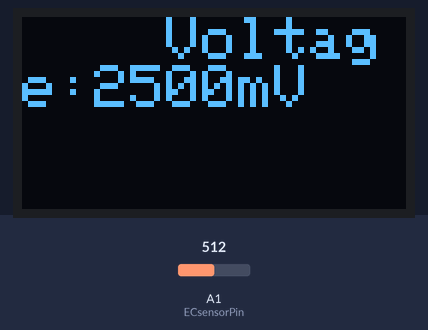
Recording of a sketch running on a simulated Arduino Uno, built with avr-gcc and run on an emulated ATmega328P. Parts: 128×64 one-colour display. Inputs (shaded band) come from the test bench; at power-on: A1 (ECsensorPin) = 512.

Above: at 1.8 s.
1.9 s: A1 (ECsensorPin) set to 716
At 3.0 s:
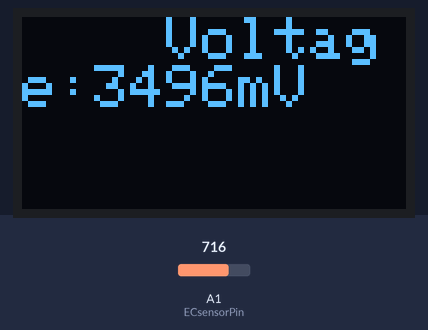
4.1 s: A1 (ECsensorPin) set to 900
At 5.8 s:
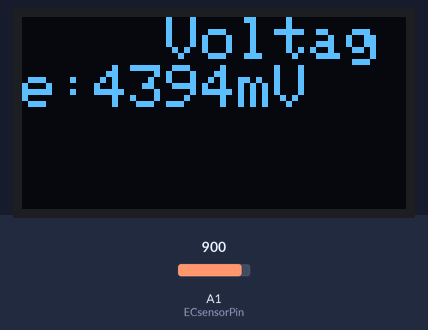
6.2 s: A1 (ECsensorPin) set to 1023
At 7.4 s:
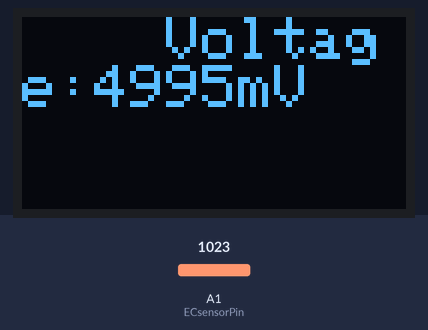
Timing chart, 0 to 9.2 s (numbered marks = the images above; inputs shaded):
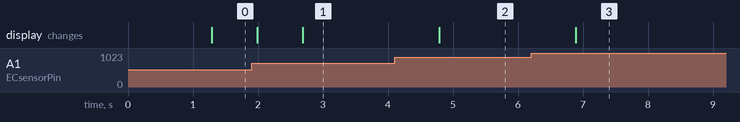

Measured:
- after the input at 1.9 s, the display: first changes after 0.09 s (image 1 shows a later state)
- after the input at 4.1 s, the display: changes after 0.69 s (image 2)
- after the input at 6.2 s, the display: changes after 0.69 s (image 3)

The sketch:

SalinitySensor.ino
```cpp
#include <Wire.h>
#include <Adafruit_SSD1306.h>
#include <Adafruit_GFX.h>


#define SCREEN_WIDTH 128 // OLED display width, in pixels
#define SCREEN_HEIGHT 64 // OLED display height, in pixels

// Declaration for an SSD1306 display connected to I2C (SDA, SCL pins)
#define OLED_RESET     4 // Reset pin # (or -1 if sharing Arduino reset pin)

#define OLED_ADDR 0x3D //I2C address of OLED

Adafruit_SSD1306 display(SCREEN_WIDTH, SCREEN_HEIGHT);


#define StartConvert 0


const byte numReadings = 20;     //the number of sample times
byte ECsensorPin = A1;  //EC Meter analog output,pin on analog 1
unsigned int AnalogSampleInterval=25,printInterval=700;  //analog sample interval;serial print interval
unsigned int readings[numReadings];      // the readings from the analog input
byte index = 0;                  // the index of the current reading
unsigned long AnalogValueTotal = 0;                  // the running total
unsigned int AnalogAverage = 0,averageVoltage=0;                // the average
unsigned long AnalogSampleTime,printTime;
float ECcurrent;


void setup() {
 // initialize serial communication with computer:
  Serial.begin(9600);

  display.begin(SSD1306_SWITCHCAPVCC, OLED_ADDR);
  display.clearDisplay();

  display.setTextSize(1);
  display.setTextColor(WHITE);
  display.setCursor(0,0);
  display.println("Conductivity Sensor");
  display.println("Shows:");
  display.println("- Salinity");
  //display.println("- Whether the water is safe to use");

  display.display();

  delay(500);
  // initialize all the readings to 0:
  for (byte thisReading = 0; thisReading < numReadings; thisReading++)
    readings[thisReading] = 0;
  AnalogSampleTime=millis();
  printTime=millis();
}

void loop() {
  /*
   Every once in a while,sample the analog value and calculate the average.
  */
  if(millis()-AnalogSampleTime>=AnalogSampleInterval)
  {
    AnalogSampleTime=millis();
     // subtract the last reading:
    AnalogValueTotal = AnalogValueTotal - readings[index];
    // read from the sensor:
    readings[index] = analogRead(ECsensorPin);
    // add the reading to the total:
    AnalogValueTotal = AnalogValueTotal + readings[index];
    // advance to the next position in the array:
    index = index + 1;
    // if we're at the end of the array...
    if (index >= numReadings)
    // ...wrap around to the beginning:
    index = 0;
    // calculate the average:
    AnalogAverage = AnalogValueTotal / numReadings;
  }


   /*
   Every once in a while,print the information on the OLED display.
  */
  if(millis()-printTime>=printInterval)
  {
    printTime=millis();
    averageVoltage=AnalogAverage*(float)5000/1024;
    display.clearDisplay();
    display.setTextSize(2);
    display.setTextColor(WHITE);
    display.setCursor(0,0);
    //Serial.print("Analog value:");
    //Serial.print(AnalogAverage);   //analog average,from 0 to 1023
    display.print("    Voltage:");
    display.print(averageVoltage);  //millivolt average,from 0mv to 4995mV
    display.println("mV    ");
    /*if(averageVoltage > 200 && averageVoltage < 800){
      display.println("The water is not useable");
    }
    else if(averageVoltage > 801){
      display.println("The water is very salty");
    }*/
    display.display();


  }

}
```
